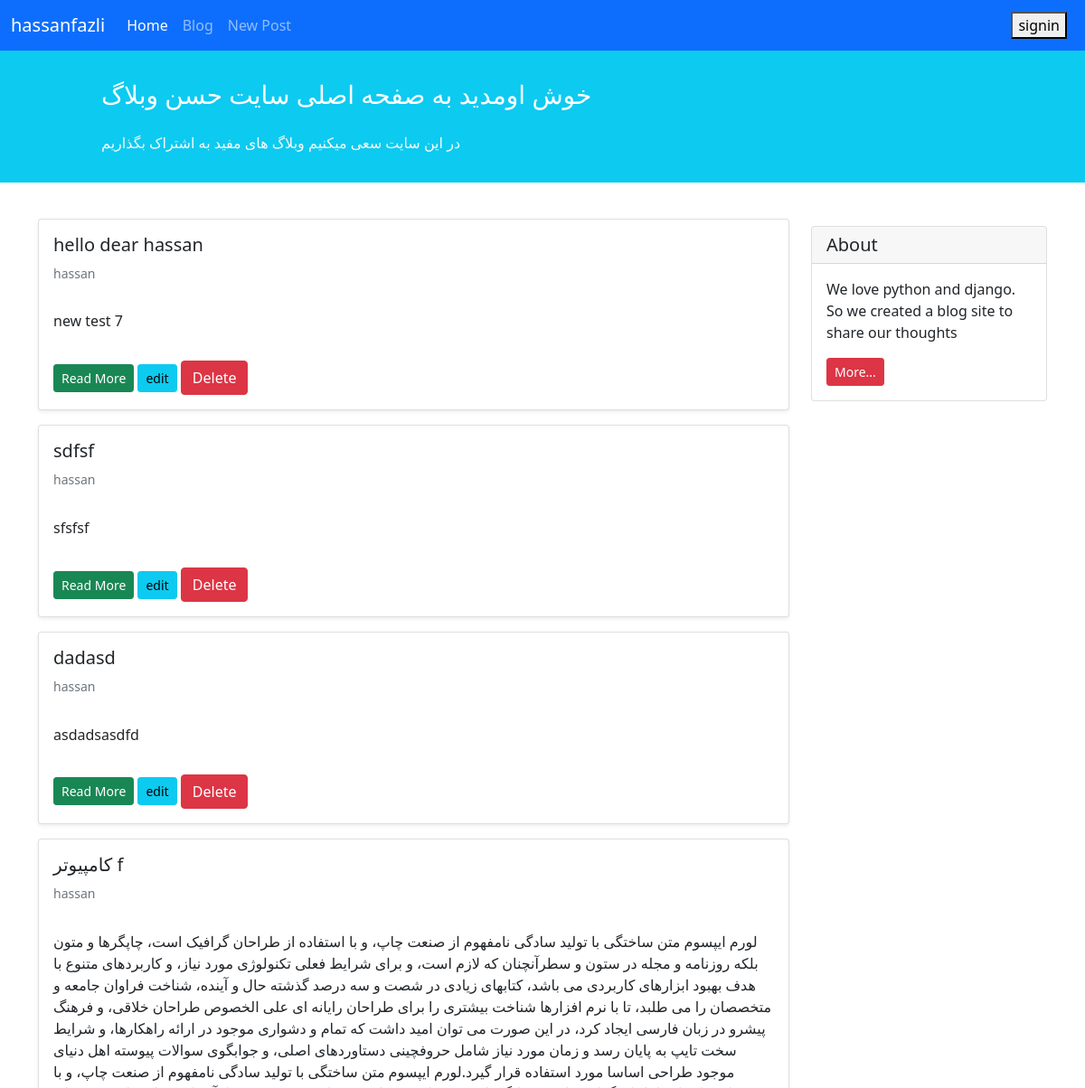
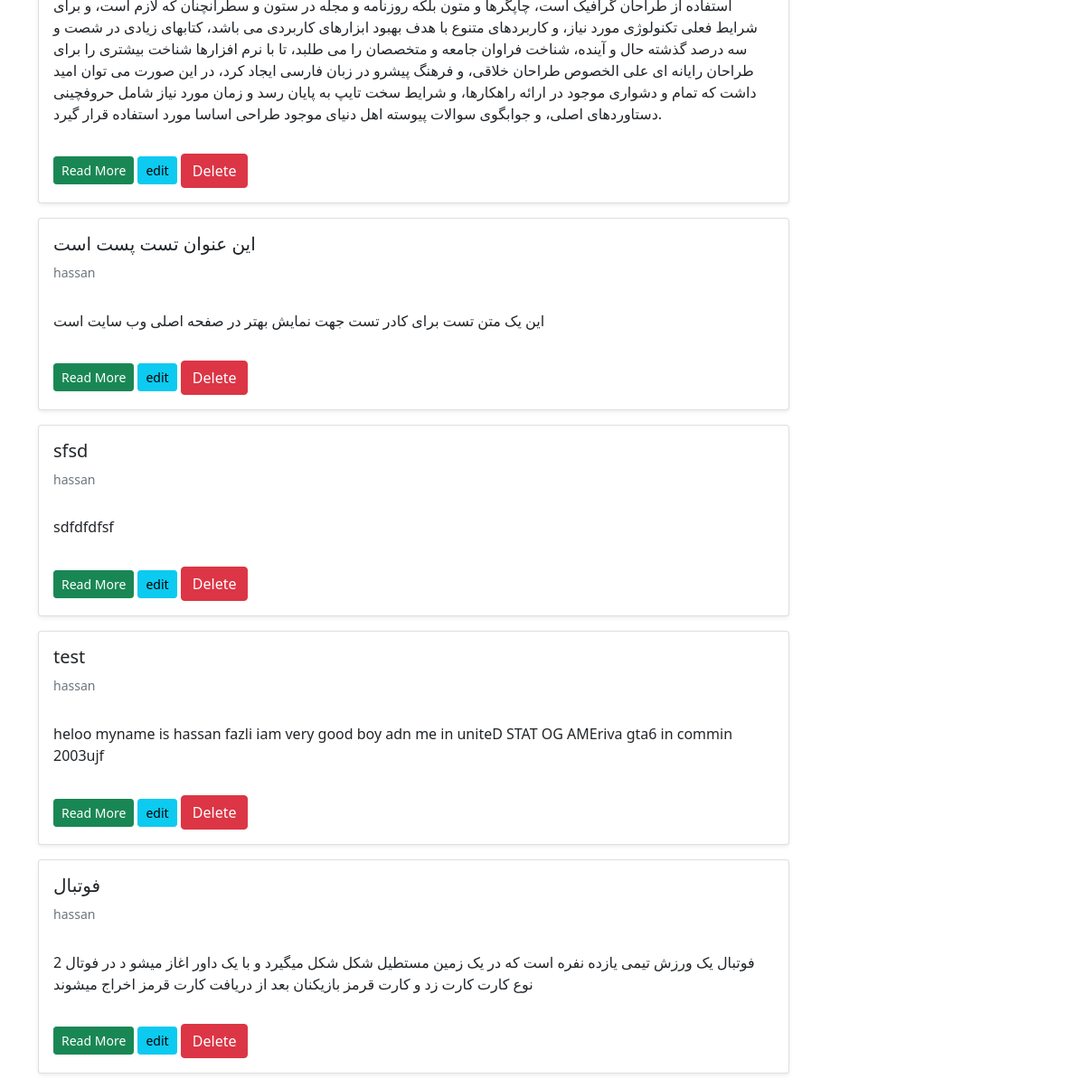
Screenshot of /blog/ with the database file from the repository (2 pictures, top to bottom).
### blog/models.py (models this page shows, shortened)
class Post (models.Model):
    STAT_CHOICE = (
        ('pub' , 'publish'),
        ('drf', 'draft'),
    )
    title = models.CharField(max_length=100)
    text = models.TextField()
    author = models.ForeignKey('auth.User', on_delete=models.CASCADE)
    datetime_create = models.DateTimeField(auto_now_add=True)
    datetime_modified = models.DateTimeField(auto_now=True)
    status = models.CharField(choices= STAT_CHOICE, max_length = 5)

### blog/views.py (the view)
# urls.py: path('', views.PostListView.as_view(), name='Posts_list'),
class PostListView(generic.ListView):
    template_name = 'blog/Posts_list.html'
    context_object_name = 'Posts_list'
    def get_queryset(self):
        return Post.objects.filter(status='pub').order_by('-datetime_modified')

### blog/templates/blog/posts_list.html (shortened to what this page needs)
{% extends '_base.html' %}
{% block content %}
    <div class="container mt-4">
        <div class="row">
            <div class="col-9">
                {% for Post in Posts_list %}
                    <div class="card shadow-sm my-3">
                        <div class="card-body">
                            <h5 class="card-title">{{ Post.title }}</h5>
                            <h6 class="card-subtitle mb-2 text-muted small py-2">{{ Post.author }}</h6>
                            <p class="card-text py-3">{{ Post.text }}</p>
                           <a href =" {% url 'Posts_detail' Post.id %}" class="btn btn-sm btn-success"> Read More  </a>
                            <a href =" {% url 'Posts_update' Post.id %}" class="btn btn-sm btn-info"> edit  </a>
                            <a href =" {% url 'Posts_Delete' Post.id %}" class="btn btn-danger btn-submit"> Delete  </a>
                        </div>
                    </div>
                {% endfor %}
            </div>
            <div class="col-3">
                <div class="card my-4">
                    <h5 class="card-header">About</h5>
                    <div class="card-body">
                        <p class="card-text">We love python and django. So we created a blog site to share our
                            thoughts</p>
                        <a href="#"
                           class="btn btn-sm btn-danger">
                            More...
                        </a>
                    </div>
                </div>
            </div>
        </div>
    </div>
{% endblock content %}

### templates/_base.html (shortened to what this page needs)
<!doctype html>
<html lang="en">
<head>
    <link href="https://cdn.jsdelivr.net/npm/bootstrap@5.1.3/dist/css/bootstrap.min.css" rel="stylesheet"
>
</head>
<body>
<nav class="navbar navbar-expand-lg navbar-dark bg-primary">
    <div class="container-fluid">
        <a class="navbar-brand" href="#">hassanfazli</a>
        <div class="collapse navbar-collapse" id="navbarNavAltMarkup">
            <div class="navbar-nav">
                <a class="nav-link active" aria-current="page" href="#">Home</a>
                <a class="nav-link" href="{% url 'Posts_list' %}">Blog</a>
                <a class="nav-link" href="{% url 'Posts_create' %}">New Post</a>
            </div>
        </div>
        <div class="mx-2 text-white">
            {% if user.is_authenticated %}
                wellcome {{ user.username }}
                <form action="{% url 'logout' %}" method="post">
                    {% csrf_token %}
                    <button type="submit">log out</button>
                </form>
            {% else %}
                <form action="{% url 'Signup' %}" method="post">
                    <button type="submit">signin</button>
                </form>
            {% endif %}
        </div>
    </div>
</nav>
<div class="container-fluid bg-info">
    <div class="row py-3">
        <div class="col-md-8 col-md-10 mx-auto">
            <h3 class="my-4 mt-3 text-white">خوش اومدید به صفحه اصلی سایت حسن وبلاگ </h3>
            <p class="text-light">در این سایت سعی میکنیم وبلاگ های مفید به اشتراک بگذاریم</p>
        </div>
    </div>
</div>
{% block content %}
{% endblock content %}
</body>
</html>

### rows the page displays
Post: title "hello dear hassan", author "hassan", text "new test 7"
Post: title "sdfsf", author "hassan", text "sfsfsf"
Post: title "dadasd", author "hassan", text "asdadsasdfd"
Post: title "کامپیوتر f", author "hassan", text "لورم ایپسوم متن ساختگی با تولید سادگی نامفهوم از صنعت چاپ، و با استفاده از طراحان گرافیک است، چاپگرها و متون بلکه روزنامه و مجله در ستون و سطرآنچنان که لازم است، و برای شرایط فعلی تکنولوژی مورد نیاز، و کاربردهای متنوع با هدف بهبود ابزارهای کاربردی می باشد، کتابهای زیادی در شصت و سه درصد گذشته حال و آینده، شناخت فراوان جامعه و متخصصان را می طلبد، تا با نرم افزارها شناخت بیشتری را برای طراحان رایانه ای علی الخصوص طراحان خلاقی، و فرهنگ پیشرو در زبان فارسی ایجاد کرد، در این صورت می توان امید داشت که تمام و دشواری موجود در ارائه راهکارها، و شرایط سخت تایپ به پایان رسد و زمان مورد نیاز شامل حروفچینی دستاوردهای اصلی، و جوابگوی سوالات پیوسته اهل دنیای موجود طراحی اساسا مورد استفاده قرار گیرد.لورم…"
Post: title "این عنوان تست پست است", author "hassan", text "این یک متن تست برای کادر تست جهت نمایش بهتر در صفحه اصلی وب سایت است"
Post: title "sfsd", author "hassan", text "sdfdfdfsf"
Post: title "test", author "hassan", text "heloo myname is hassan fazli iam very good boy adn me in uniteD STAT OG AMEriva gta6 in commin 2003ujf"
Post: title "فوتبال", author "hassan", text "فوتبال یک ورزش تیمی یازده نفره است که در یک زمین مستطیل شکل شکل میگیرد و با یک داور اغاز میشو د در فوتال 2 نوع کارت کارت زد و کارت قرمز بازیکنان بعد از دریافت کارت قرمز اخراج میشوند"
